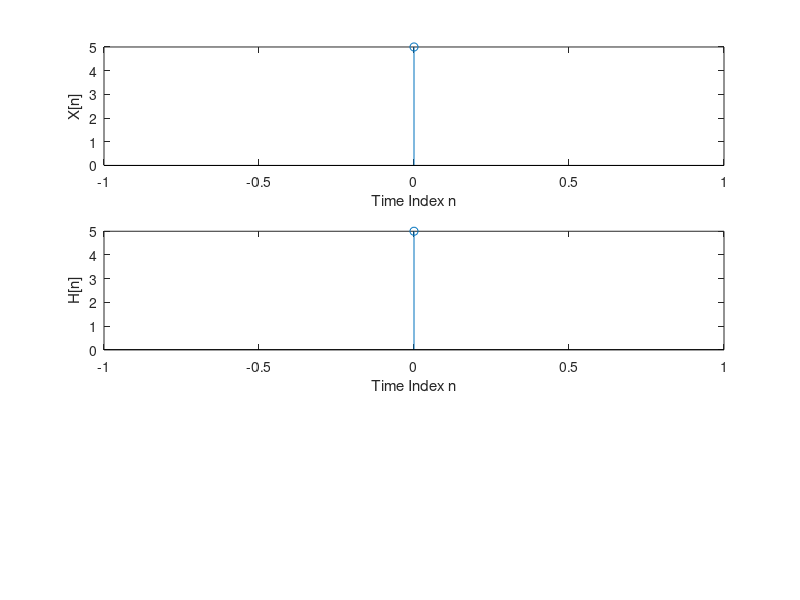

The MATLAB script that drew this image:
x = input('Enter the array X :\t');
h = input('Enter the sequence H :\t');
b = length(x)-1;
n = [0:b];
subplot(3,1,1);
stem(n,x);
xlabel('Time Index n');
ylabel('X[n]');
len = length(h);
n = [0:len-1];
subplot(3,1,2);
stem(n,h);
xlabel('Time Index n');
ylabel('H[n]');
y=[fliplr(h),fliplr(h)]
m = zeros(len,len);
for shift = 1:1:len;
for i = 1:1:len;
m((len+1)-i,shift) = y(i+shift-1);
end 
end
print('The matrix is:\n');
m
x = transpose(x)
convol=m*x;
convol=transpose(convol)
subplot(3,1,3);
stem(n,convol);
xlabel('Time Index n');
ylabel('Circ Conv Y[n]');
